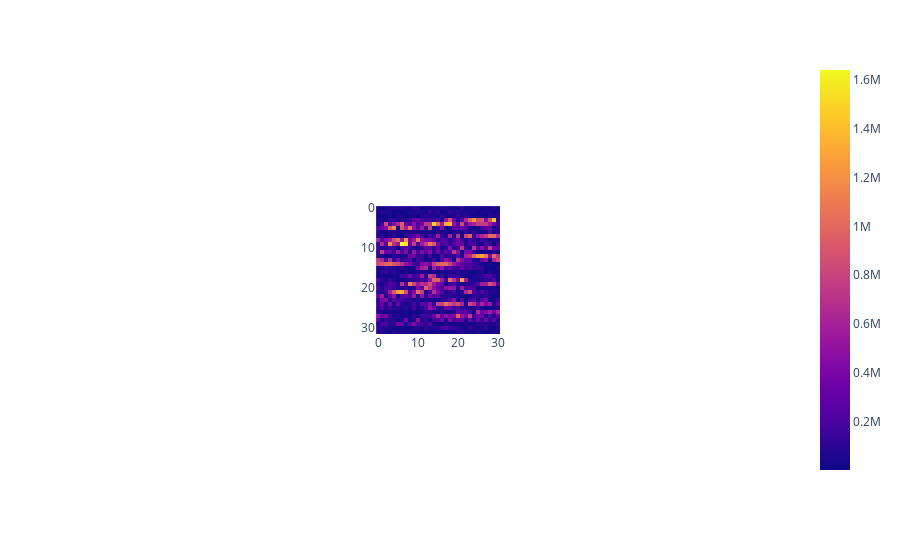

Write notebook code for a chart like this one.
### Markdown cell above
##### 3. Построить сонограмму по записи своего голоса.

### Code cell
sLen = len(specter)
sonogram = []

for i in range(0, sLen, Sr):
    section = list(specter[i:i+Sr])  
    sonogram.append(section)


sonogram = sonogram[:-1] #обрезаем неоднородный элемент
sonogram = np.array(sonogram)
sonogram.reshape(len(sonogram), len(sonogram[0])) # формируем матрицу сонограммы


fig = px.imshow(sonogram) # строим сонограмму
fig.show()

### Figure 1 — Plotly figure (JSON) as saved in the notebook; plotly's stock layout.template omitted (floating-point values rounded to 4 significant figures; data arrays with more than 128 entries replaced by an {"elided": "..."} marker saying what was removed)
{"data": [{"coloraxis": "coloraxis", "hovertemplate": "x: %{x}<br>y: %{y}<br>color: %{z}<extra></extra>", "name": "0", "type": "heatmap", "xaxis": "x", "yaxis": "y", "z": {"elided": "32x31 float values"}}], "layout": {"autosize": true, "coloraxis": {"colorscale": [[0, "#0d0887"], [0.1111, "#46039f"], [0.2222, "#7201a8"], [0.3333, "#9c179e"], [0.4444, "#bd3786"], [0.5556, "#d8576b"], [0.6667, "#ed7953"], [0.7778, "#fb9f3a"], [0.8889, "#fdca26"], [1, "#f0f921"]]}, "margin": {"t": 60}, "xaxis": {"anchor": "y", "autorange": true, "constrain": "domain", "domain": [0.4136, 0.5864], "range": [-0.5, 30.5], "scaleanchor": "y"}, "yaxis": {"anchor": "x", "autorange": true, "constrain": "domain", "domain": [0, 1], "range": [31.5, -0.5]}}}
